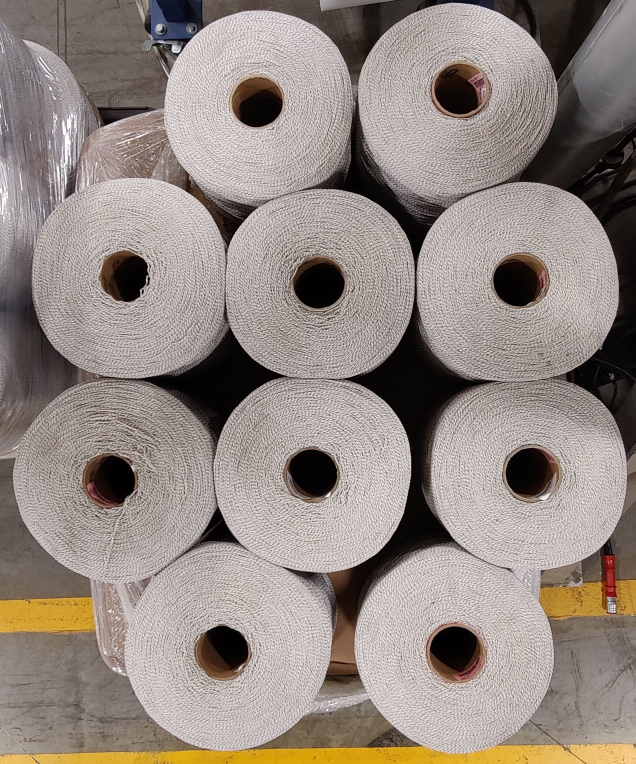
#> input picture cone3.jpg, 1271 x 1528 px (shown at 1/2 size)
$ python main2.py
#> lines starting #> are read from the running program, lines starting #| are printed output that depends on the picture; after the words box and inside, x2 and y2 are one past the last pixel; in counts of white or black regions, pixels touching at a corner belong together
import cv2 as cv
import numpy as np

# [7 lines of commented-out code are left out]

image = cv.imread("cone3.jpg")
#> image is the input picture: shape (1528, 1271, 3); mean B, G, R 130.3, 136.8, 147.6
cv.imwrite("main2_s1_input.png", image)
gray = cv.cvtColor(image, cv.COLOR_BGR2GRAY)
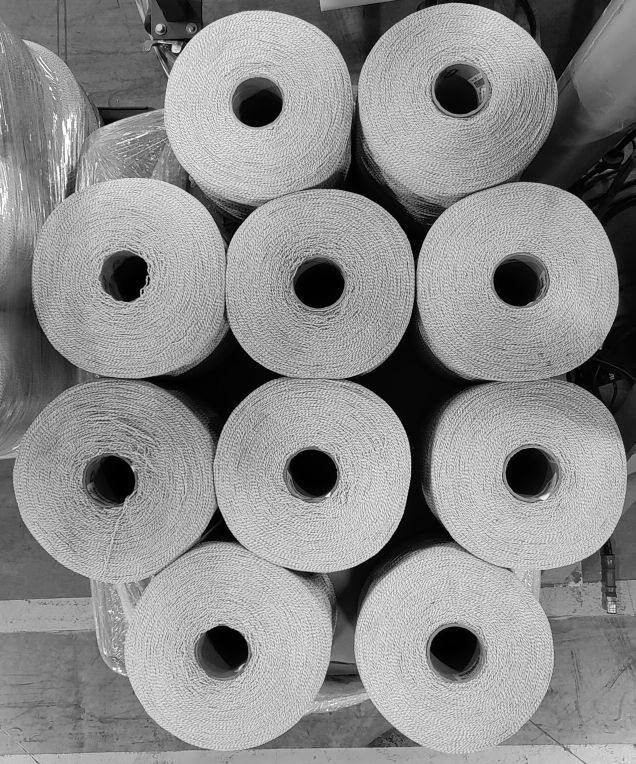
#> gray: shape (1528, 1271) (shown at 1/2 size); min 0, max 255, mean 139.3
thresh = cv.threshold(gray, 0, 255, cv.THRESH_BINARY | cv.THRESH_OTSU)[1]
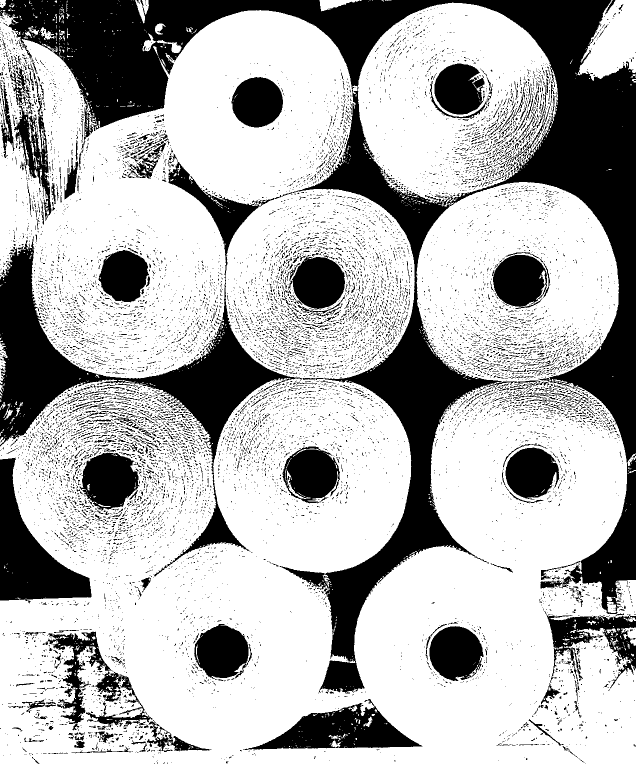
#> thresh: shape (1528, 1271) (shown at 1/2 size); 69.9% white; 12386 black regions (11728 under 20 px)
# blur = cv.GaussianBlur(gray, (5, 5), cv.BORDER_DEFAULT)
# ret, thresh = cv.threshold(blur, 200, 255, cv.THRESH_BINARY_INV)

cv.imwrite("main2_s2_thresh.png", thresh)
contours, hierarchies = cv.findContours(thresh, cv.RETR_LIST, cv.CHAIN_APPROX_SIMPLE)
#> contours = 17189 contours, 15948 with area under 20; largest, box (x1, y1, x2, y2) and area: (0, 20, 1271, 1528) 1409028, (716, 5, 1116, 413) 120484, (485, 1397, 846, 1501) 17406, (1156, 0, 1271, 162) 11738, (95, 1262, 306, 1456) 11324
blank = np.zeros(thresh.shape[:2], dtype='uint8')
cv.drawContours(blank, contours, -1, (255, 0, 0), 1)
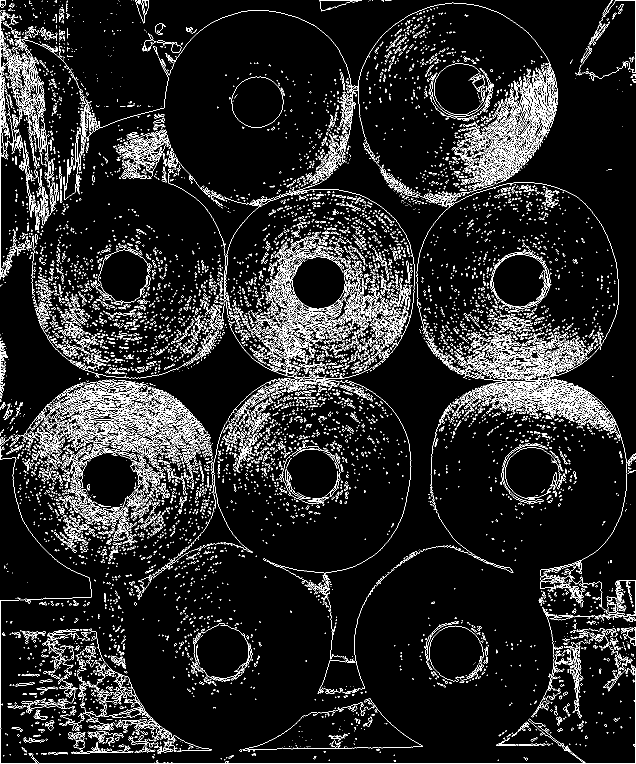
#> blank: shape (1528, 1271) (shown at 1/2 size); 8.7% white in thin lines or dots
cv.imwrite("main2_s3_contours.png", blank)

for i in contours:
    M = cv.moments(i)
    if M['m00'] != 0:
        cx = int(M['m10']/M['m00'])
        cy = int(M['m01']/M['m00'])
        cv.drawContours(image, [i], -1, (0, 255, 0), 2)
        cv.circle(image, (cx, cy), 7, (0, 0, 255), -1)
        cv.putText(image, "center", (cx - 20, cy - 20), cv.FONT_HERSHEY_SIMPLEX, 0.5, (255, 146, 215), 2)
    print(f"x: {cx} y: {cy}")
#> this loop made 17189 passes
#> (i, cx, cy) on passes 1, 2, 3, 9, 11, 13, 14, 15, 16, 17: ([[1169, 1526], [1170, 1525], [1171, 1526], [1170, 1527]], 1170, 1526), ([[1167, 1525], [1168, 1524], [1169, 1525], [1168, 1526]], 1168, 1525), ([[342, 1525], [343, 1524], [344, 1525], [343, 1526]], 343, 1525), ([[312, 1522], [313, 1521], [314, 1522], [313, 1523]], 313, 1522), ([[313, 1521], [314, 1520], [315, 1521], [314, 1522]], 314, 1521), ([[995, 1520], [996, 1519], [997, 1520], [996, 1521]], 996, 1520), ([[657, 1520], [658, 1519], [659, 1520], [658, 1521]], 658, 1520), ([[1159, 1519], [1160, 1518], [1161, 1519], [1160, 1520]], 1160, 1519), ([[448, 1519], [449, 1518], [450, 1519], [449, 1520]], 449, 1519), ([[1158, 1518], [1159, 1517], [1160, 1518], [1159, 1519]], 1159, 1518)
#> (cx, cy) on passes 4, 5, 6, 7, 8, 10: (328, 1525), (314, 1525), (1167, 1523), (453, 1524), (1164, 1522), (789, 1521)
#| x: 1170 y: 1526
#| x: 1168 y: 1525
#| x: 343 y: 1525
#| x: 328 y: 1525
#| x: 314 y: 1525
#| x: 1167 y: 1523
#| x: 453 y: 1524
#| x: 1164 y: 1522
#> (further printed lines are left out)
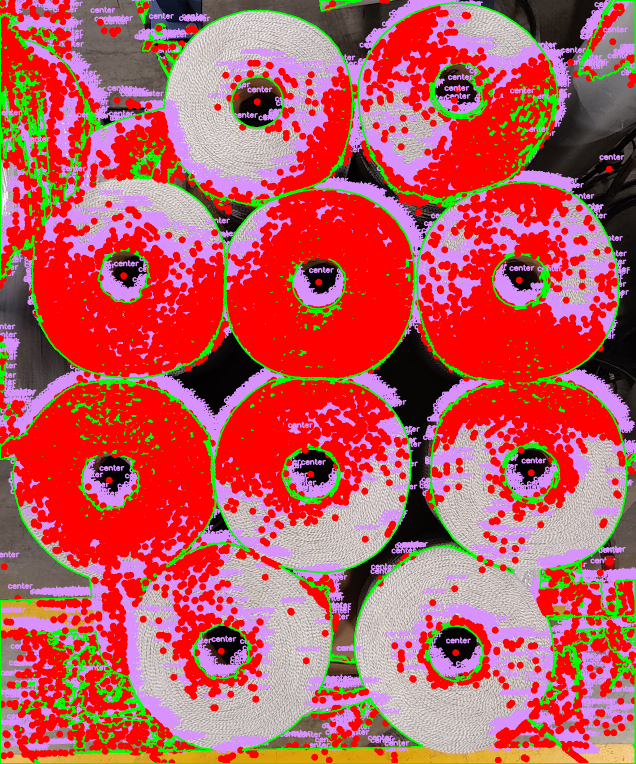
#> image: shape (1528, 1271, 3) (shown at 1/2 size); mean B, G, R 91.2, 90.2, 188.7

cv.imwrite("main2_s4_output.png", image)
